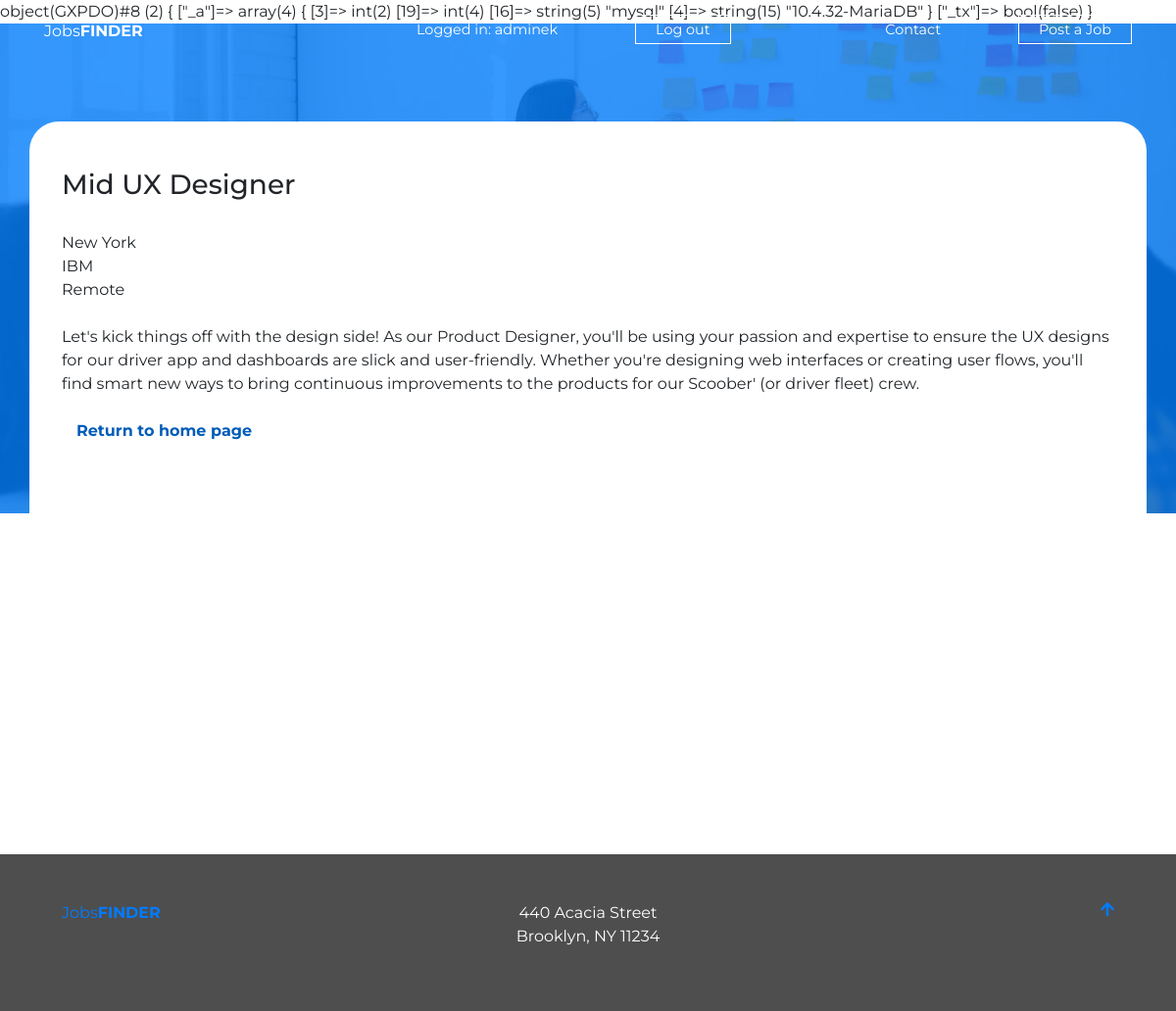
The app's page /?action=show&id=60 (signed in) with its own data.
### tables this page shows
CREATE TABLE `jobs` (
  `id` int(11) NOT NULL,
  `title` varchar(150) NOT NULL,
  `company` varchar(150) NOT NULL,
  `city` varchar(150) NOT NULL,
  `TIME` varchar(50) NOT NULL,
  `category` int(11) NOT NULL,
  `userid` int(30) NOT NULL,
  `description` varchar(1000) NOT NULL
);

### src/View.php (called while the page is built, shortened)
<?php
class View
{
  public function render(string $page, array $params): void
  {
    require_once("templates/layout.php");
  }
}

### src/Controller.php (called while the page is built, shortened)
<?php
require_once("src/Database.php");
class Controller
{
    private Database $database;
    private array $request;
    private View $view;
    private static array $configuration = [];
    public static function initConfiguration(array $configuration): void
    {
        self::$configuration = $configuration;
    }
    public function __construct(array $request)
    {
        $this->database = new Database(self::$configuration['db']);
        $this->request = $request;
        $this->view = new View();
    }
    public function action(): string
    {
        $data = $this->getReqGet();
        return $data['action'] ??  self::DEFAULT_ACTION;
    }
    public function run(): void
    {
        $action = $this->action();
        $viewParams = [];
        switch ($action) {
            case 'show':
                $page = 'show';
                $data = $this->getReqGet();
                $job = $this->database->getJob((int) $data['id'], true);
                $viewParams = $job;
                break;
        }
        $this->view->render($page, $viewParams);
    }
    private function getReqGet(): array
    {
        return $this->request['get'] ?? [];
    }
}

### index.php (called while the page is built, shortened)
<?php
require_once('src/View.php');
require_once('src/Controller.php');
$request = [
  'get' => $_GET,
  'post' => $_POST
];
try {
  $controller = new Controller($request);
  $controller->run();
} catch (Exception $e) {
  echo '<h1>' . $e->getMessage() . '</h1>';
}

### src/Database.php (called while the page is built, shortened)
<?php
class Database
{
    private ?PDO $conn = null;
    public function getJob(int $id, bool $cond): array
    {
        if ($cond == 1) {
            $query = "SELECT * FROM jobs WHERE id = $id";
            $result = $this->conn->query($query);
            $job = $result->fetch(PDO::FETCH_ASSOC);
            return $job;
        } elseif ($cond == 0) {
            $query = "SELECT * FROM jobs WHERE userid = $id";
            $result = $this->conn->query($query);
            $job = $result->fetchAll(PDO::FETCH_ASSOC);
            return $job;
        }
    }
    private function createConn(array $config): void
    {
        $dsn = "mysql:dbname={$config['database']};host={$config['host']}";
        $check = $this->conn = new \PDO(
            $dsn,
            $config['user'],
            $config['password']
        );
        var_dump($check);
    }
    private function validateConfig(array $config): void
    {
        $dsn = "mysql:dbname={$config['database']};host={$config['host']}";
        $this->conn = new \PDO(
            $dsn,
            $config['user'],
            $config['password'],
            [
                \PDO::ATTR_ERRMODE => \PDO::ERRMODE_EXCEPTION
            ]
        );
    }
}

### templates/pages/show.php (the view, shortened to what this page needs)
<section class="content">
    <div class="container content__wrap  p-5">
        <div class="row">
            <?php
            if (!empty($_SESSION['id'])) {
                echo "<h3>";
                echo $params['title'];
                echo "</h3>";
                echo $params['city'] . '<BR>';
                echo $params['company'] . '<BR>';
                echo $params['TIME'] . '<BR><br>';
                echo $params['description'].'<br><br>';
            }else {
                echo "<div class='col-12'>Please login to view details</div><br><br>";
            }
            ?>
           <div class="col-12"> <a href="/">Return to home page</a></div>
        </div>
    </div>
</section>

### public/css/styles.css (style rules this page uses)
html, body, div, span, applet, object, iframe, h1, h2, h3, h4, h5, h6, p, blockquote, pre, a, abbr, acronym, address, big, cite, code, del, dfn, em, img, ins, kbd, q, s, samp, small, strike, strong, sub, sup, tt, var, b, u, i, center, dl, dt, dd, ol, ul, li, fieldset, form, label, legend, table, caption, tbody, tfoot, thead, tr, th, td, article, aside, canvas, details, embed, figure, figcaption, footer, header, hgroup, menu, nav, output, ruby, section, summary, time, mark, audio, video { margin: 0; padding: 0; border: 0; font-size: 100%; font: inherit; vertical-align: baseline; }
article, aside, details, figcaption, figure, footer, header, hgroup, menu, nav, section { display: block; }
body { line-height: 1; background: red; position: relative; font-family: 'Montserrat', sans-serif !important; }
html { scroll-behavior: smooth; }
a { text-decoration: none !important; }
.content { width: 100%; top: 100px; margin-top: -400px; }
.content a { color: #005cb9 !important; font-weight: bold; }
.content__wrap { position: relative; min-height: 700px; border-radius: 30px; background: white; }
.content h3 { margin-bottom: 30px; }

### records on screen
jobs: title "Mid UX Designer", city "New York", company "IBM", TIME "Remote", description "Let's kick things off with the design side! As our Product Designer, you'll be using your passion and expertise to ensure the UX designs for our driver app and dashboards are slick and user-friendly. Whether you're designing web interfaces or creating user flows, you'll find smart new ways to bring continuous improvements to the products for our Scoober' (or driver fleet) crew."

### other values on screen
$_SESSION['name'] "adminek"
